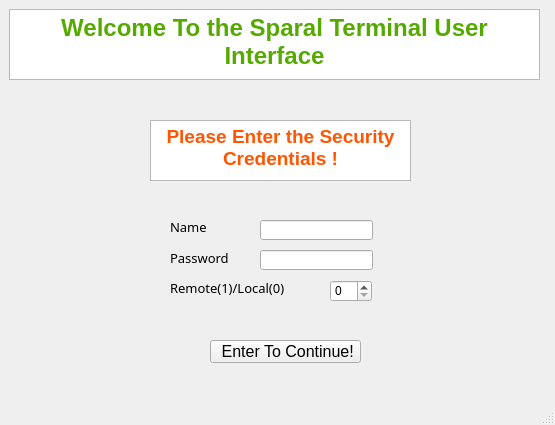
<?xml version="1.0" encoding="UTF-8"?>
<ui version="4.0">
 <class>MainWindow</class>
 <widget class="QMainWindow" name="MainWindow">
  <property name="geometry">
   <rect>
    <x>0</x>
    <y>0</y>
    <width>555</width>
    <height>425</height>
   </rect>
  </property>
  <property name="windowTitle">
   <string>SPARAL TUI</string>
  </property>
  <widget class="QWidget" name="centralwidget">
   <widget class="QTextEdit" name="textEdit">
    <property name="geometry">
     <rect>
      <x>9</x>
      <y>9</y>
      <width>531</width>
      <height>71</height>
     </rect>
    </property>
    <property name="autoFillBackground">
     <bool>true</bool>
    </property>
    <property name="html">
     <string>&lt;!DOCTYPE HTML PUBLIC &quot;-//W3C//DTD HTML 4.0//EN&quot; &quot;http://www.w3.org/TR/REC-html40/strict.dtd&quot;&gt;
&lt;html&gt;&lt;head&gt;&lt;meta name=&quot;qrichtext&quot; content=&quot;1&quot; /&gt;&lt;style type=&quot;text/css&quot;&gt;
p, li { white-space: pre-wrap; }
&lt;/style&gt;&lt;/head&gt;&lt;body style=&quot; font-family:'MS Shell Dlg 2'; font-size:8.25pt; font-weight:400; font-style:normal;&quot;&gt;
&lt;p align=&quot;center&quot; style=&quot; margin-top:0px; margin-bottom:0px; margin-left:0px; margin-right:0px; -qt-block-indent:0; text-indent:0px;&quot;&gt;&lt;span style=&quot; font-size:18pt; font-weight:600; color:#55aa00;&quot;&gt;Welcome To the Sparal Terminal User Interface&lt;/span&gt;&lt;/p&gt;&lt;/body&gt;&lt;/html&gt;</string>
    </property>
   </widget>
   <widget class="QTextEdit" name="textEdit_2">
    <property name="geometry">
     <rect>
      <x>150</x>
      <y>120</y>
      <width>261</width>
      <height>61</height>
     </rect>
    </property>
    <property name="html">
     <string>&lt;!DOCTYPE HTML PUBLIC &quot;-//W3C//DTD HTML 4.0//EN&quot; &quot;http://www.w3.org/TR/REC-html40/strict.dtd&quot;&gt;
&lt;html&gt;&lt;head&gt;&lt;meta name=&quot;qrichtext&quot; content=&quot;1&quot; /&gt;&lt;style type=&quot;text/css&quot;&gt;
p, li { white-space: pre-wrap; }
&lt;/style&gt;&lt;/head&gt;&lt;body style=&quot; font-family:'MS Shell Dlg 2'; font-size:8.25pt; font-weight:400; font-style:normal;&quot;&gt;
&lt;p align=&quot;center&quot; style=&quot; margin-top:0px; margin-bottom:0px; margin-left:0px; margin-right:0px; -qt-block-indent:0; text-indent:0px;&quot;&gt;&lt;span style=&quot; font-size:14pt; font-weight:600; color:#ff5500;&quot;&gt;Please Enter the Security Credentials !&lt;/span&gt;&lt;/p&gt;&lt;/body&gt;&lt;/html&gt;</string>
    </property>
   </widget>
   <widget class="QLineEdit" name="name">
    <property name="geometry">
     <rect>
      <x>260</x>
      <y>220</y>
      <width>113</width>
      <height>20</height>
     </rect>
    </property>
   </widget>
   <widget class="QLineEdit" name="password">
    <property name="geometry">
     <rect>
      <x>260</x>
      <y>250</y>
      <width>113</width>
      <height>20</height>
     </rect>
    </property>
   </widget>
   <widget class="QLabel" name="label">
    <property name="geometry">
     <rect>
      <x>170</x>
      <y>220</y>
      <width>47</width>
      <height>13</height>
     </rect>
    </property>
    <property name="font">
     <font>
      <family>Papyrus</family>
      <pointsize>10</pointsize>
      <weight>50</weight>
      <bold>false</bold>
     </font>
    </property>
    <property name="text">
     <string>Name</string>
    </property>
   </widget>
   <widget class="QLabel" name="label_2">
    <property name="geometry">
     <rect>
      <x>170</x>
      <y>250</y>
      <width>61</width>
      <height>16</height>
     </rect>
    </property>
    <property name="font">
     <font>
      <family>Papyrus</family>
      <pointsize>10</pointsize>
     </font>
    </property>
    <property name="text">
     <string>Password</string>
    </property>
   </widget>
   <widget class="QLabel" name="label_3">
    <property name="geometry">
     <rect>
      <x>170</x>
      <y>280</y>
      <width>121</width>
      <height>16</height>
     </rect>
    </property>
    <property name="font">
     <font>
      <family>Papyrus</family>
      <pointsize>10</pointsize>
     </font>
    </property>
    <property name="text">
     <string>Remote(1)/Local(0)</string>
    </property>
   </widget>
   <widget class="QSpinBox" name="choice">
    <property name="geometry">
     <rect>
      <x>330</x>
      <y>280</y>
      <width>42</width>
      <height>22</height>
     </rect>
    </property>
    <property name="maximum">
     <number>1</number>
    </property>
   </widget>
   <widget class="QPushButton" name="choice1">
    <property name="geometry">
     <rect>
      <x>210</x>
      <y>340</y>
      <width>151</width>
      <height>23</height>
     </rect>
    </property>
    <property name="font">
     <font>
      <pointsize>12</pointsize>
     </font>
    </property>
    <property name="text">
     <string> Enter To Continue!</string>
    </property>
   </widget>
  </widget>
  <widget class="QStatusBar" name="statusbar"/>
 </widget>
 <resources/>
 <connections/>
</ui>
